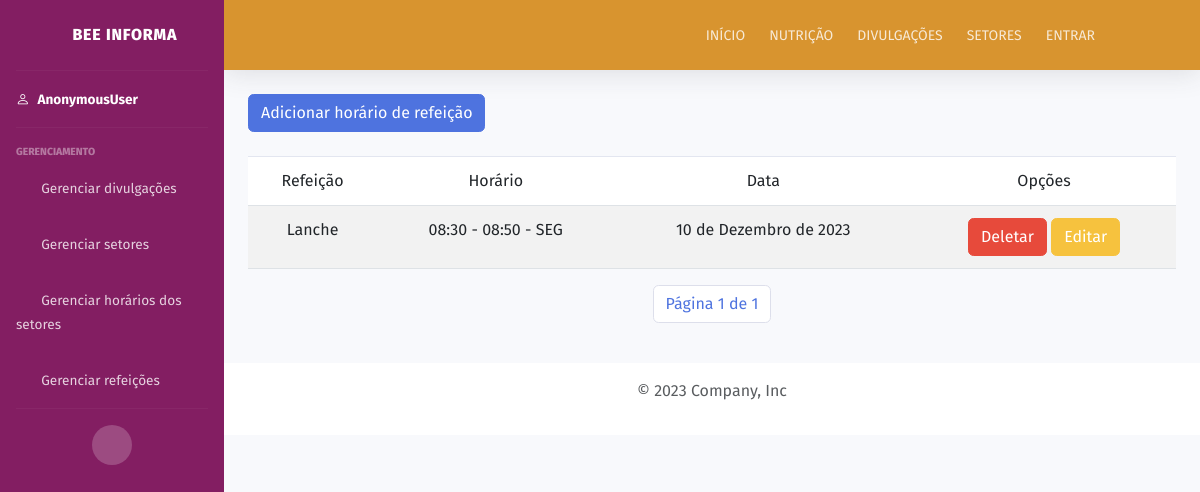
/listar/refeicao/admin, run on an earlier commit of the app's database.
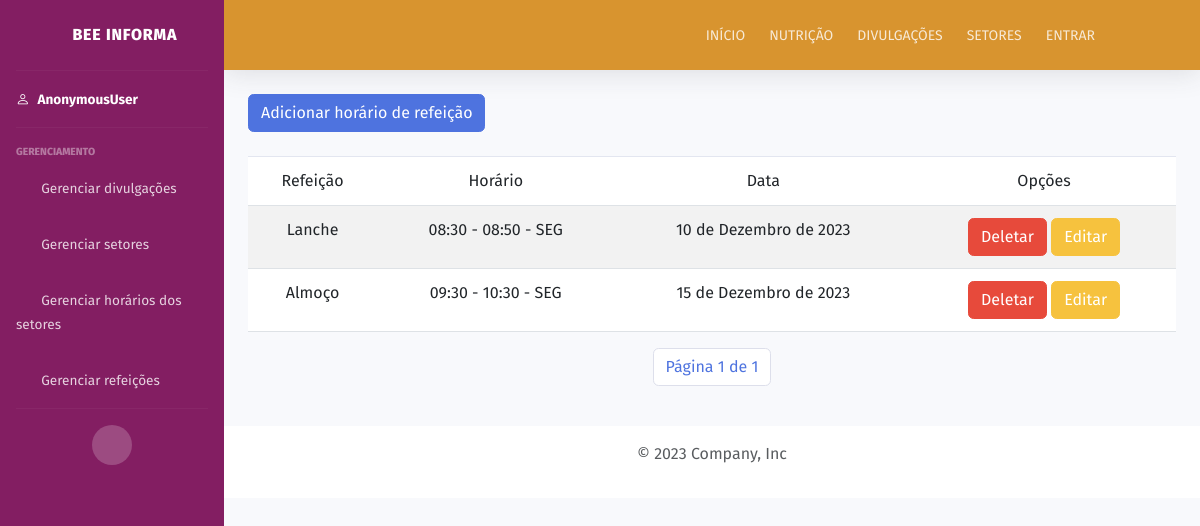
And on a later commit of the database.
### servicos/models.py (models this page shows, shortened)
class Refeicao(models.Model):
    DIAS_SEMANA_CHOICES = (
        ("SEG", "Segunda-feira"),
        ("TER", "Terça-feira"),
        ("QUA", "Quarta-feira"),
        ("QUI", "Quinta-feira"),
        ("SEX", "Sexta-feira")
    )
    horario_inicio = models.TimeField(verbose_name="Horário de início", auto_now_add=False)
    horario_fim = models.TimeField(verbose_name="Horário de fim", auto_now_add=False)
    dia_semana = models.CharField(verbose_name="Dia da semana", choices=DIAS_SEMANA_CHOICES, max_length=3)
    descricao = models.TextField(verbose_name="Descrição do cardápio")
    data = models.DateField(verbose_name="Data", blank=True, null=True)
    tipo_refeicao = models.ForeignKey(TipoRefeicao, related_name="cardapio_da_refeicao", on_delete=models.SET_NULL, null=True)
    class Meta:
        verbose_name = "Refeicao"
        verbose_name_plural = "Refeições"

class TipoRefeicao(models.Model):
    tipo_refeicao = models.CharField(verbose_name="Tipo de refeição", max_length=50)
    class Meta:
        verbose_name = "Tipo de refeição"
        verbose_name_plural = "Tipos de refeição"

### servicos/views.py (the view)
# urls.py: path('listar/refeicao/admin', views.admin_refeicao_list, name="admin-refeicao-list"),
def admin_refeicao_list(request):
    refeicoes = Refeicao.objects.all()
    paginacao = Paginator(refeicoes, 5)
    page_number = request.GET.get("page")
    page_obj = paginacao.get_page(page_number)
    context = {'page_obj': page_obj}
    return render(request, "refeicoes/refeicao_list.html", context)

### servicos/templates/refeicoes/refeicao_list.html (shortened to what this page needs)
{% extends "tela_admin.html" %}
{% load static %}
{% block 'conteudo' %}
    <div class="container">
        <a class="btn btn-primary" href="{% url 'refeicao-create' %}">Adicionar horário de refeição</a>
        <table class="table table-striped mt-4">
            <thead>
                <tr>
                    <td>Refeição</td>
                    <td>Horário</td>
                    <td>Data</td>
                    <td>Opções</td>
                </tr>
            </thead>
            <tbody>
                {% for refeicao in page_obj %}
                    <tr>
                        <td> {{ refeicao.tipo_refeicao.tipo_refeicao }} </td>
                        <td> {{ refeicao.horario_inicio }} - {{ refeicao.horario_fim }} - {{ refeicao.dia_semana }} </td>
                        <td> {{ refeicao.data }} </td>
                        <td>
                            <a class="btn btn-danger" href="{% url 'refeicao-delete' refeicao.id %}">Deletar</a>
                            <a class="btn btn-warning" href="{% url 'refeicao-update' refeicao.id %}">Editar</a>
                        </td>
                    </tr>
                {% endfor %}
            </tbody>
        </table>
        <div class="pagination justify-content-center">
            <nav aria-label="Page navigation example">
                <ul class="pagination justify-content-end">
                    <li class="page-item">
                        <span class="page-link">
                            Página {{ page_obj.number }} de {{ page_obj.paginator.num_pages }}
                        </span>
                    </li>
                </ul>
            </nav>
        </div>
    </div>
{% endblock 'conteudo' %}

What changed in the data, as far as the page shows it:
added Refeicao: tipo_refeicao.tipo_refeicao "Almoço", horario_inicio "09:30", horario_fim "10:30", dia_semana "SEG", data "15 de Dezembro de 2023"
